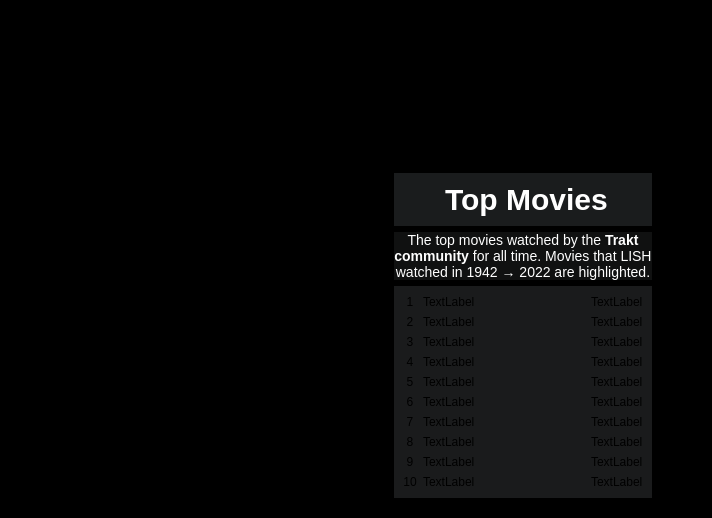
<?xml version="1.0" encoding="UTF-8"?>
<ui version="4.0">
 <class>Form</class>
 <widget class="QWidget" name="Form">
  <property name="geometry">
   <rect>
    <x>0</x>
    <y>0</y>
    <width>712</width>
    <height>518</height>
   </rect>
  </property>
  <property name="windowTitle">
   <string>Form</string>
  </property>
  <property name="styleSheet">
   <string notr="true">QWidget {
	background-color: black;
}

QLabel[accessibleName='title'] {
	color: white;
	font-weight: bold;
	font-size: 28px;
}

QLabel[accessibleName='poster'] {
}

QLabel[accessibleName='playtime'] {
	font-weight: bold;
}</string>
  </property>
  <layout class="QGridLayout" name="gridLayout">
   <item row="2" column="3">
    <spacer name="horizontalSpacer">
     <property name="orientation">
      <enum>Qt::Horizontal</enum>
     </property>
     <property name="sizeType">
      <enum>QSizePolicy::Expanding</enum>
     </property>
     <property name="sizeHint" stdset="0">
      <size>
       <width>40</width>
       <height>20</height>
      </size>
     </property>
    </spacer>
   </item>
   <item row="2" column="0">
    <spacer name="horizontalSpacer_2">
     <property name="orientation">
      <enum>Qt::Horizontal</enum>
     </property>
     <property name="sizeType">
      <enum>QSizePolicy::Minimum</enum>
     </property>
     <property name="sizeHint" stdset="0">
      <size>
       <width>40</width>
       <height>20</height>
      </size>
     </property>
    </spacer>
   </item>
   <item row="2" column="4" colspan="2">
    <widget class="QWidget" name="widget_4" native="true">
     <property name="sizePolicy">
      <sizepolicy hsizetype="Expanding" vsizetype="Expanding">
       <horstretch>0</horstretch>
       <verstretch>0</verstretch>
      </sizepolicy>
     </property>
     <layout class="QHBoxLayout" name="horizontalLayout_3">
      <item>
       <layout class="QGridLayout" name="gridLayout_5">
        <property name="sizeConstraint">
         <enum>QLayout::SetDefaultConstraint</enum>
        </property>
        <item row="0" column="0">
         <widget class="QWidget" name="widget" native="true">
          <property name="sizePolicy">
           <sizepolicy hsizetype="Preferred" vsizetype="Preferred">
            <horstretch>0</horstretch>
            <verstretch>0</verstretch>
           </sizepolicy>
          </property>
          <property name="styleSheet">
           <string notr="true">background-color: rgb(26, 28, 29)</string>
          </property>
          <layout class="QHBoxLayout" name="horizontalLayout" stretch="0,1">
           <property name="spacing">
            <number>0</number>
           </property>
           <item alignment="Qt::AlignHCenter">
            <widget class="QLabel" name="logo">
             <property name="text">
              <string/>
             </property>
             <property name="pixmap">
              <pixmap>:/Icons/traktlogo.png</pixmap>
             </property>
             <property name="scaledContents">
              <bool>false</bool>
             </property>
             <property name="openExternalLinks">
              <bool>false</bool>
             </property>
            </widget>
           </item>
           <item alignment="Qt::AlignHCenter">
            <widget class="QLabel" name="label_2">
             <property name="sizePolicy">
              <sizepolicy hsizetype="Preferred" vsizetype="Preferred">
               <horstretch>0</horstretch>
               <verstretch>0</verstretch>
              </sizepolicy>
             </property>
             <property name="styleSheet">
              <string notr="true">color: white;
font-weight: bold;
font-size: 30px;</string>
             </property>
             <property name="text">
              <string>Top Movies</string>
             </property>
            </widget>
           </item>
          </layout>
         </widget>
        </item>
        <item row="1" column="0">
         <widget class="QLabel" name="label_4">
          <property name="sizePolicy">
           <sizepolicy hsizetype="Expanding" vsizetype="Preferred">
            <horstretch>0</horstretch>
            <verstretch>0</verstretch>
           </sizepolicy>
          </property>
          <property name="styleSheet">
           <string notr="true">background-color: rgb(16, 17, 17);
color: white;</string>
          </property>
          <property name="text">
           <string>&lt;html&gt;&lt;head/&gt;&lt;body&gt;&lt;p align=&quot;center&quot;&gt;&lt;span style=&quot; font-size:large;&quot;&gt;The top movies watched by the &lt;/span&gt;&lt;span style=&quot; font-size:large; font-weight:600;&quot;&gt;Trakt&lt;/span&gt;&lt;span style=&quot; font-size:large;&quot;&gt;&lt;br/&gt;&lt;/span&gt;&lt;span style=&quot; font-size:large; font-weight:600;&quot;&gt;community&lt;/span&gt;&lt;span style=&quot; font-size:large;&quot;&gt; for all time. Movies that LISH&lt;br/&gt;watched in 1942 → 2022 are highlighted.&lt;/span&gt;&lt;/p&gt;&lt;/body&gt;&lt;/html&gt;</string>
          </property>
         </widget>
        </item>
        <item row="2" column="0">
         <widget class="QWidget" name="widget_2" native="true">
          <property name="sizePolicy">
           <sizepolicy hsizetype="Preferred" vsizetype="Expanding">
            <horstretch>0</horstretch>
            <verstretch>0</verstretch>
           </sizepolicy>
          </property>
          <property name="styleSheet">
           <string notr="true">QWidget {
	background-color: rgb(26, 27, 28);
}

QLabel[accessibleName='index'] {
	color: white;
	background-color: #181a1b;
	font-weight: bold;
    border: 2px solid #181a1b;
    border-radius: 9px;
	border-style: outset;
}

QLabel[accessibleName='showname'] {
	color: white;
}

QLabel[accessibleName='plays'] {
	color: white;
}</string>
          </property>
          <layout class="QGridLayout" name="gridLayout_3">
           <item row="6" column="0">
            <widget class="QLabel" name="label_22">
             <property name="accessibleName">
              <string>index</string>
             </property>
             <property name="text">
              <string>7</string>
             </property>
             <property name="alignment">
              <set>Qt::AlignCenter</set>
             </property>
            </widget>
           </item>
           <item row="9" column="0">
            <widget class="QLabel" name="label_11">
             <property name="accessibleName">
              <string>index</string>
             </property>
             <property name="text">
              <string>10</string>
             </property>
             <property name="alignment">
              <set>Qt::AlignCenter</set>
             </property>
            </widget>
           </item>
           <item row="2" column="0">
            <widget class="QLabel" name="label_7">
             <property name="accessibleName">
              <string>index</string>
             </property>
             <property name="text">
              <string>3</string>
             </property>
             <property name="alignment">
              <set>Qt::AlignCenter</set>
             </property>
            </widget>
           </item>
           <item row="1" column="0">
            <widget class="QLabel" name="label_6">
             <property name="accessibleName">
              <string>index</string>
             </property>
             <property name="text">
              <string>2</string>
             </property>
             <property name="alignment">
              <set>Qt::AlignCenter</set>
             </property>
            </widget>
           </item>
           <item row="0" column="0">
            <widget class="QLabel" name="label_5">
             <property name="sizePolicy">
              <sizepolicy hsizetype="Preferred" vsizetype="Preferred">
               <horstretch>0</horstretch>
               <verstretch>0</verstretch>
              </sizepolicy>
             </property>
             <property name="accessibleName">
              <string>index</string>
             </property>
             <property name="text">
              <string>1</string>
             </property>
             <property name="alignment">
              <set>Qt::AlignCenter</set>
             </property>
            </widget>
           </item>
           <item row="7" column="0">
            <widget class="QLabel" name="label_8">
             <property name="accessibleName">
              <string>index</string>
             </property>
             <property name="text">
              <string>8</string>
             </property>
             <property name="alignment">
              <set>Qt::AlignCenter</set>
             </property>
            </widget>
           </item>
           <item row="8" column="0">
            <widget class="QLabel" name="label_24">
             <property name="accessibleName">
              <string>index</string>
             </property>
             <property name="text">
              <string>9</string>
             </property>
             <property name="alignment">
              <set>Qt::AlignCenter</set>
             </property>
            </widget>
           </item>
           <item row="4" column="0">
            <widget class="QLabel" name="label_10">
             <property name="accessibleName">
              <string>index</string>
             </property>
             <property name="text">
              <string>5</string>
             </property>
             <property name="alignment">
              <set>Qt::AlignCenter</set>
             </property>
            </widget>
           </item>
           <item row="3" column="0">
            <widget class="QLabel" name="label_23">
             <property name="accessibleName">
              <string>index</string>
             </property>
             <property name="text">
              <string>4</string>
             </property>
             <property name="alignment">
              <set>Qt::AlignCenter</set>
             </property>
            </widget>
           </item>
           <item row="5" column="0">
            <widget class="QLabel" name="label_9">
             <property name="accessibleName">
              <string>index</string>
             </property>
             <property name="text">
              <string>6</string>
             </property>
             <property name="alignment">
              <set>Qt::AlignCenter</set>
             </property>
            </widget>
           </item>
           <item row="0" column="1">
            <widget class="QLabel" name="moviename1">
             <property name="sizePolicy">
              <sizepolicy hsizetype="Expanding" vsizetype="Preferred">
               <horstretch>0</horstretch>
               <verstretch>0</verstretch>
              </sizepolicy>
             </property>
             <property name="accessibleName">
              <string>showname</string>
             </property>
             <property name="text">
              <string>TextLabel</string>
             </property>
            </widget>
           </item>
           <item row="0" column="2">
            <widget class="QLabel" name="plays1">
             <property name="accessibleName">
              <string>plays</string>
             </property>
             <property name="text">
              <string>TextLabel</string>
             </property>
            </widget>
           </item>
           <item row="1" column="1">
            <widget class="QLabel" name="moviename2">
             <property name="accessibleName">
              <string>showname</string>
             </property>
             <property name="text">
              <string>TextLabel</string>
             </property>
            </widget>
           </item>
           <item row="1" column="2">
            <widget class="QLabel" name="plays2">
             <property name="accessibleName">
              <string>plays</string>
             </property>
             <property name="text">
              <string>TextLabel</string>
             </property>
            </widget>
           </item>
           <item row="2" column="1">
            <widget class="QLabel" name="moviename3">
             <property name="accessibleName">
              <string>showname</string>
             </property>
             <property name="text">
              <string>TextLabel</string>
             </property>
            </widget>
           </item>
           <item row="2" column="2">
            <widget class="QLabel" name="plays3">
             <property name="accessibleName">
              <string>plays</string>
             </property>
             <property name="text">
              <string>TextLabel</string>
             </property>
            </widget>
           </item>
           <item row="3" column="1">
            <widget class="QLabel" name="moviename4">
             <property name="accessibleName">
              <string>showname</string>
             </property>
             <property name="text">
              <string>TextLabel</string>
             </property>
            </widget>
           </item>
           <item row="3" column="2">
            <widget class="QLabel" name="plays4">
             <property name="accessibleName">
              <string>plays</string>
             </property>
             <property name="text">
              <string>TextLabel</string>
             </property>
            </widget>
           </item>
           <item row="4" column="1">
            <widget class="QLabel" name="moviename5">
             <property name="accessibleName">
              <string>showname</string>
             </property>
             <property name="text">
              <string>TextLabel</string>
             </property>
            </widget>
           </item>
           <item row="4" column="2">
            <widget class="QLabel" name="plays5">
             <property name="accessibleName">
              <string>plays</string>
             </property>
             <property name="text">
              <string>TextLabel</string>
             </property>
            </widget>
           </item>
           <item row="5" column="1">
            <widget class="QLabel" name="moviename6">
             <property name="accessibleName">
              <string>showname</string>
             </property>
             <property name="text">
              <string>TextLabel</string>
             </property>
            </widget>
           </item>
           <item row="5" column="2">
            <widget class="QLabel" name="plays6">
             <property name="accessibleName">
              <string>plays</string>
             </property>
             <property name="text">
              <string>TextLabel</string>
             </property>
            </widget>
           </item>
           <item row="6" column="1">
            <widget class="QLabel" name="moviename7">
             <property name="accessibleName">
              <string>showname</string>
             </property>
             <property name="text">
              <string>TextLabel</string>
             </property>
            </widget>
           </item>
           <item row="6" column="2">
            <widget class="QLabel" name="plays7">
             <property name="accessibleName">
              <string>plays</string>
             </property>
             <property name="text">
              <string>TextLabel</string>
             </property>
            </widget>
           </item>
           <item row="7" column="1">
            <widget class="QLabel" name="moviename8">
             <property name="accessibleName">
              <string>showname</string>
             </property>
             <property name="text">
              <string>TextLabel</string>
             </property>
            </widget>
           </item>
           <item row="7" column="2">
            <widget class="QLabel" name="plays8">
             <property name="accessibleName">
              <string>plays</string>
             </property>
             <property name="text">
              <string>TextLabel</string>
             </property>
            </widget>
           </item>
           <item row="8" column="1">
            <widget class="QLabel" name="moviename9">
             <property name="accessibleName">
              <string>showname</string>
             </property>
             <property name="text">
              <string>TextLabel</string>
             </property>
            </widget>
           </item>
           <item row="8" column="2">
            <widget class="QLabel" name="plays9">
             <property name="accessibleName">
              <string>plays</string>
             </property>
             <property name="text">
              <string>TextLabel</string>
             </property>
            </widget>
           </item>
           <item row="9" column="1">
            <widget class="QLabel" name="moviename10">
             <property name="accessibleName">
              <string>showname</string>
             </property>
             <property name="text">
              <string>TextLabel</string>
             </property>
            </widget>
           </item>
           <item row="9" column="2">
            <widget class="QLabel" name="plays10">
             <property name="accessibleName">
              <string>plays</string>
             </property>
             <property name="text">
              <string>TextLabel</string>
             </property>
            </widget>
           </item>
          </layout>
         </widget>
        </item>
       </layout>
      </item>
      <item>
       <spacer name="horizontalSpacer_3">
        <property name="orientation">
         <enum>Qt::Horizontal</enum>
        </property>
        <property name="sizeType">
         <enum>QSizePolicy::Minimum</enum>
        </property>
        <property name="sizeHint" stdset="0">
         <size>
          <width>40</width>
          <height>20</height>
         </size>
        </property>
       </spacer>
      </item>
     </layout>
    </widget>
   </item>
   <item row="2" column="1" colspan="2">
    <widget class="QWidget" name="widget_3" native="true">
     <property name="sizePolicy">
      <sizepolicy hsizetype="Expanding" vsizetype="Expanding">
       <horstretch>0</horstretch>
       <verstretch>0</verstretch>
      </sizepolicy>
     </property>
     <layout class="QHBoxLayout" name="horizontalLayout_2">
      <item>
       <layout class="QGridLayout" name="gridLayout_2">
        <property name="sizeConstraint">
         <enum>QLayout::SetDefaultConstraint</enum>
        </property>
        <item row="0" column="4">
         <widget class="QLabel" name="poster5">
          <property name="sizePolicy">
           <sizepolicy hsizetype="Expanding" vsizetype="Expanding">
            <horstretch>0</horstretch>
            <verstretch>0</verstretch>
           </sizepolicy>
          </property>
          <property name="accessibleName">
           <string>poster</string>
          </property>
          <property name="text">
           <string>POSTER</string>
          </property>
          <property name="alignment">
           <set>Qt::AlignCenter</set>
          </property>
         </widget>
        </item>
        <item row="0" column="2">
         <widget class="QLabel" name="poster3">
          <property name="sizePolicy">
           <sizepolicy hsizetype="Expanding" vsizetype="Expanding">
            <horstretch>0</horstretch>
            <verstretch>0</verstretch>
           </sizepolicy>
          </property>
          <property name="accessibleName">
           <string>poster</string>
          </property>
          <property name="text">
           <string>POSTER</string>
          </property>
          <property name="alignment">
           <set>Qt::AlignCenter</set>
          </property>
         </widget>
        </item>
        <item row="0" column="1">
         <widget class="QLabel" name="poster2">
          <property name="sizePolicy">
           <sizepolicy hsizetype="Expanding" vsizetype="Expanding">
            <horstretch>0</horstretch>
            <verstretch>0</verstretch>
           </sizepolicy>
          </property>
          <property name="accessibleName">
           <string>poster</string>
          </property>
          <property name="text">
           <string>POSTER</string>
          </property>
          <property name="alignment">
           <set>Qt::AlignCenter</set>
          </property>
         </widget>
        </item>
        <item row="0" column="0">
         <widget class="QLabel" name="poster1">
          <property name="sizePolicy">
           <sizepolicy hsizetype="Expanding" vsizetype="Expanding">
            <horstretch>0</horstretch>
            <verstretch>0</verstretch>
           </sizepolicy>
          </property>
          <property name="accessibleName">
           <string>poster</string>
          </property>
          <property name="text">
           <string>POSTER</string>
          </property>
          <property name="alignment">
           <set>Qt::AlignCenter</set>
          </property>
         </widget>
        </item>
        <item row="0" column="3">
         <widget class="QLabel" name="poster4">
          <property name="sizePolicy">
           <sizepolicy hsizetype="Expanding" vsizetype="Expanding">
            <horstretch>0</horstretch>
            <verstretch>0</verstretch>
           </sizepolicy>
          </property>
          <property name="accessibleName">
           <string>poster</string>
          </property>
          <property name="text">
           <string>POSTER</string>
          </property>
          <property name="alignment">
           <set>Qt::AlignCenter</set>
          </property>
         </widget>
        </item>
        <item row="2" column="0">
         <widget class="QLabel" name="poster6">
          <property name="sizePolicy">
           <sizepolicy hsizetype="Expanding" vsizetype="Expanding">
            <horstretch>0</horstretch>
            <verstretch>0</verstretch>
           </sizepolicy>
          </property>
          <property name="accessibleName">
           <string>poster</string>
          </property>
          <property name="text">
           <string>POSTER</string>
          </property>
          <property name="alignment">
           <set>Qt::AlignCenter</set>
          </property>
         </widget>
        </item>
        <item row="2" column="1">
         <widget class="QLabel" name="poster7">
          <property name="sizePolicy">
           <sizepolicy hsizetype="Expanding" vsizetype="Expanding">
            <horstretch>0</horstretch>
            <verstretch>0</verstretch>
           </sizepolicy>
          </property>
          <property name="accessibleName">
           <string>poster</string>
          </property>
          <property name="text">
           <string>POSTER</string>
          </property>
          <property name="alignment">
           <set>Qt::AlignCenter</set>
          </property>
         </widget>
        </item>
        <item row="2" column="2">
         <widget class="QLabel" name="poster8">
          <property name="sizePolicy">
           <sizepolicy hsizetype="Expanding" vsizetype="Expanding">
            <horstretch>0</horstretch>
            <verstretch>0</verstretch>
           </sizepolicy>
          </property>
          <property name="accessibleName">
           <string>poster</string>
          </property>
          <property name="text">
           <string>POSTER</string>
          </property>
          <property name="alignment">
           <set>Qt::AlignCenter</set>
          </property>
         </widget>
        </item>
        <item row="2" column="3">
         <widget class="QLabel" name="poster9">
          <property name="sizePolicy">
           <sizepolicy hsizetype="Expanding" vsizetype="Expanding">
            <horstretch>0</horstretch>
            <verstretch>0</verstretch>
           </sizepolicy>
          </property>
          <property name="accessibleName">
           <string>poster</string>
          </property>
          <property name="text">
           <string>POSTER</string>
          </property>
          <property name="alignment">
           <set>Qt::AlignCenter</set>
          </property>
         </widget>
        </item>
        <item row="2" column="4">
         <widget class="QLabel" name="poster10">
          <property name="sizePolicy">
           <sizepolicy hsizetype="Expanding" vsizetype="Expanding">
            <horstretch>0</horstretch>
            <verstretch>0</verstretch>
           </sizepolicy>
          </property>
          <property name="accessibleName">
           <string>poster</string>
          </property>
          <property name="text">
           <string>POSTER</string>
          </property>
          <property name="alignment">
           <set>Qt::AlignCenter</set>
          </property>
         </widget>
        </item>
        <item row="1" column="0">
         <widget class="QLabel" name="playtime1">
          <property name="accessibleName">
           <string>playtime</string>
          </property>
          <property name="text">
           <string>playtime</string>
          </property>
          <property name="alignment">
           <set>Qt::AlignCenter</set>
          </property>
         </widget>
        </item>
        <item row="1" column="1">
         <widget class="QLabel" name="playtime2">
          <property name="accessibleName">
           <string>playtime</string>
          </property>
          <property name="text">
           <string>playtime</string>
          </property>
          <property name="alignment">
           <set>Qt::AlignCenter</set>
          </property>
         </widget>
        </item>
        <item row="1" column="2">
         <widget class="QLabel" name="playtime3">
          <property name="accessibleName">
           <string>playtime</string>
          </property>
          <property name="text">
           <string>playtime</string>
          </property>
          <property name="alignment">
           <set>Qt::AlignCenter</set>
          </property>
         </widget>
        </item>
        <item row="1" column="3">
         <widget class="QLabel" name="playtime4">
          <property name="accessibleName">
           <string>playtime</string>
          </property>
          <property name="text">
           <string>playtime</string>
          </property>
          <property name="alignment">
           <set>Qt::AlignCenter</set>
          </property>
         </widget>
        </item>
        <item row="1" column="4">
         <widget class="QLabel" name="playtime5">
          <property name="accessibleName">
           <string>playtime</string>
          </property>
          <property name="text">
           <string>playtime</string>
          </property>
          <property name="alignment">
           <set>Qt::AlignCenter</set>
          </property>
         </widget>
        </item>
        <item row="3" column="0">
         <widget class="QLabel" name="playtime6">
          <property name="accessibleName">
           <string>playtime</string>
          </property>
          <property name="text">
           <string>playtime</string>
          </property>
          <property name="alignment">
           <set>Qt::AlignCenter</set>
          </property>
         </widget>
        </item>
        <item row="3" column="1">
         <widget class="QLabel" name="playtime7">
          <property name="accessibleName">
           <string>playtime</string>
          </property>
          <property name="text">
           <string>playtime</string>
          </property>
          <property name="alignment">
           <set>Qt::AlignCenter</set>
          </property>
         </widget>
        </item>
        <item row="3" column="2">
         <widget class="QLabel" name="playtime8">
          <property name="accessibleName">
           <string>playtime</string>
          </property>
          <property name="text">
           <string>playtime</string>
          </property>
          <property name="alignment">
           <set>Qt::AlignCenter</set>
          </property>
         </widget>
        </item>
        <item row="3" column="3">
         <widget class="QLabel" name="playtime9">
          <property name="accessibleName">
           <string>playtime</string>
          </property>
          <property name="text">
           <string>playtime</string>
          </property>
          <property name="alignment">
           <set>Qt::AlignCenter</set>
          </property>
         </widget>
        </item>
        <item row="3" column="4">
         <widget class="QLabel" name="playtime10">
          <property name="accessibleName">
           <string>playtime</string>
          </property>
          <property name="text">
           <string>playtime</string>
          </property>
          <property name="alignment">
           <set>Qt::AlignCenter</set>
          </property>
         </widget>
        </item>
       </layout>
      </item>
     </layout>
    </widget>
   </item>
   <item row="1" column="1" colspan="5" alignment="Qt::AlignLeft">
    <widget class="QLabel" name="label">
     <property name="sizePolicy">
      <sizepolicy hsizetype="Preferred" vsizetype="Preferred">
       <horstretch>0</horstretch>
       <verstretch>0</verstretch>
      </sizepolicy>
     </property>
     <property name="accessibleName">
      <string>title</string>
     </property>
     <property name="text">
      <string>LISH's Top Movies</string>
     </property>
    </widget>
   </item>
   <item row="0" column="3">
    <spacer name="verticalSpacer_2">
     <property name="orientation">
      <enum>Qt::Vertical</enum>
     </property>
     <property name="sizeHint" stdset="0">
      <size>
       <width>20</width>
       <height>40</height>
      </size>
     </property>
    </spacer>
   </item>
  </layout>
 </widget>
 <resources/>
 <connections/>
</ui>
